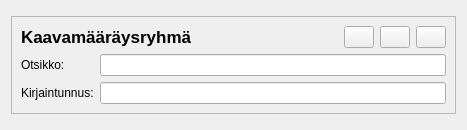
<?xml version="1.0" encoding="UTF-8"?>
<ui version="4.0">
 <class>plan_regulation_group_form</class>
 <widget class="QWidget" name="plan_regulation_group_form">
  <property name="geometry">
   <rect>
    <x>0</x>
    <y>0</y>
    <width>467</width>
    <height>130</height>
   </rect>
  </property>
  <property name="sizePolicy">
   <sizepolicy hsizetype="Preferred" vsizetype="Maximum">
    <horstretch>0</horstretch>
    <verstretch>0</verstretch>
   </sizepolicy>
  </property>
  <property name="windowTitle">
   <string>Form</string>
  </property>
  <layout class="QVBoxLayout" name="verticalLayout_2">
   <item>
    <widget class="QFrame" name="frame">
     <property name="sizePolicy">
      <sizepolicy hsizetype="Preferred" vsizetype="Maximum">
       <horstretch>0</horstretch>
       <verstretch>0</verstretch>
      </sizepolicy>
     </property>
     <property name="frameShape">
      <enum>QFrame::StyledPanel</enum>
     </property>
     <property name="frameShadow">
      <enum>QFrame::Raised</enum>
     </property>
     <property name="lineWidth">
      <number>2</number>
     </property>
     <layout class="QVBoxLayout" name="verticalLayout">
      <item>
       <layout class="QHBoxLayout" name="horizontalLayout">
        <item>
         <widget class="QLabel" name="label_2">
          <property name="font">
           <font>
            <pointsize>13</pointsize>
            <weight>75</weight>
            <italic>false</italic>
            <bold>true</bold>
           </font>
          </property>
          <property name="text">
           <string>Kaavamääräysryhmä</string>
          </property>
         </widget>
        </item>
        <item>
         <spacer name="horizontalSpacer">
          <property name="orientation">
           <enum>Qt::Horizontal</enum>
          </property>
          <property name="sizeHint" stdset="0">
           <size>
            <width>1000</width>
            <height>20</height>
           </size>
          </property>
         </spacer>
        </item>
        <item>
         <widget class="QPushButton" name="link_btn">
          <property name="sizePolicy">
           <sizepolicy hsizetype="Maximum" vsizetype="Fixed">
            <horstretch>0</horstretch>
            <verstretch>0</verstretch>
           </sizepolicy>
          </property>
          <property name="maximumSize">
           <size>
            <width>30</width>
            <height>16777215</height>
           </size>
          </property>
          <property name="text">
           <string/>
          </property>
         </widget>
        </item>
        <item>
         <widget class="QPushButton" name="edit_btn">
          <property name="sizePolicy">
           <sizepolicy hsizetype="Fixed" vsizetype="Fixed">
            <horstretch>0</horstretch>
            <verstretch>0</verstretch>
           </sizepolicy>
          </property>
          <property name="maximumSize">
           <size>
            <width>30</width>
            <height>16777215</height>
           </size>
          </property>
          <property name="toolTip">
           <string>Muokkaa kaavamääräysryhmää</string>
          </property>
          <property name="text">
           <string/>
          </property>
         </widget>
        </item>
        <item>
         <widget class="QPushButton" name="del_btn">
          <property name="sizePolicy">
           <sizepolicy hsizetype="Fixed" vsizetype="Fixed">
            <horstretch>0</horstretch>
            <verstretch>0</verstretch>
           </sizepolicy>
          </property>
          <property name="maximumSize">
           <size>
            <width>30</width>
            <height>16777215</height>
           </size>
          </property>
          <property name="toolTip">
           <string>Poista kaavamääräysryhmä</string>
          </property>
          <property name="text">
           <string/>
          </property>
         </widget>
        </item>
       </layout>
      </item>
      <item>
       <layout class="QFormLayout" name="regulation_group_details_layout">
        <item row="0" column="0">
         <widget class="QLabel" name="heading_label">
          <property name="sizePolicy">
           <sizepolicy hsizetype="Preferred" vsizetype="Preferred">
            <horstretch>0</horstretch>
            <verstretch>0</verstretch>
           </sizepolicy>
          </property>
          <property name="minimumSize">
           <size>
            <width>0</width>
            <height>0</height>
           </size>
          </property>
          <property name="maximumSize">
           <size>
            <width>16777215</width>
            <height>16777215</height>
           </size>
          </property>
          <property name="font">
           <font>
            <weight>50</weight>
            <bold>false</bold>
           </font>
          </property>
          <property name="text">
           <string>Otsikko:</string>
          </property>
         </widget>
        </item>
        <item row="0" column="1">
         <widget class="QLineEdit" name="heading">
          <property name="sizePolicy">
           <sizepolicy hsizetype="Expanding" vsizetype="Fixed">
            <horstretch>0</horstretch>
            <verstretch>0</verstretch>
           </sizepolicy>
          </property>
          <property name="text">
           <string/>
          </property>
         </widget>
        </item>
        <item row="1" column="0">
         <widget class="QLabel" name="letter_code_label">
          <property name="text">
           <string>Kirjaintunnus:</string>
          </property>
         </widget>
        </item>
        <item row="1" column="1">
         <widget class="QLineEdit" name="letter_code"/>
        </item>
       </layout>
      </item>
     </layout>
    </widget>
   </item>
  </layout>
 </widget>
 <resources/>
 <connections/>
</ui>
